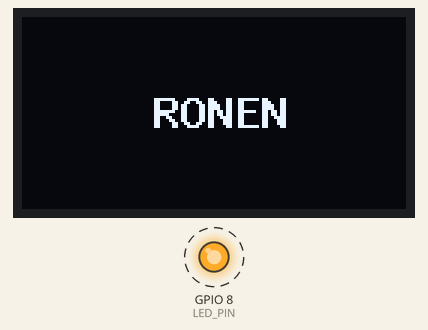
The program below on a simulated ESP32-C3. On the bench: 128×64 one-colour display, output pins drawn as LEDs (lit = HIGH). Dashed ring = blinking. What the program prints to the serial monitor is not drawn.

Above: at 0.1 s.
Timing chart, 0 to 130.0 s (numbered marks = the images above):
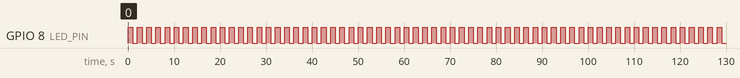

The program:

main.cpp
```cpp
// Bring-up test for this ESP32-C3 board (purple PCB, "ESP32-C3 SuperMini
// with 0.42in OLED" -- identified by web lookup, not guessed). Confirms
// the toolchain, USB-JTAG/serial link, flashing, the onboard LED, and the
// onboard OLED all work end-to-end. Not the synth firmware, see
// ../esp32_synth.
//
// LED: GPIO8, confirmed by this board's "IO8" silkscreen label and a
// working plain digitalWrite() blink. Plain on/off LED, not WS2812.
//
// OLED: this board's actual, sourced (not guessed) display config:
//   SSD1306-compatible controller, 0x3C, I2C on SDA=GPIO5 SCL=GPIO6.
//   Visible glass is 72x40, but the controller itself addresses a 128x64
//   RAM window and no dedicated 72x40 constructor exists in U8g2, so this
//   uses the standard community workaround: drive it as a 128x64 SSD1306
//   and offset every draw by (30, 12) -- ((128-72)/2, (64-40)/2) -- to
//   land content on the visible window.
// Source: github.com/peff74/ESP32-C3_OLED (working example for this exact
// board).

#include <Arduino.h>
#include <U8g2lib.h>

#define LED_PIN 8

#define OLED_SDA 5
#define OLED_SCL 6
#define OLED_VISIBLE_WIDTH 72
#define OLED_VISIBLE_HEIGHT 40
#define OLED_X_OFFSET 30 // (128 - 72) / 2
#define OLED_Y_OFFSET 12 // (64 - 40) / 2

U8G2_SSD1306_128X64_NONAME_F_HW_I2C u8g2(U8G2_R0, /* reset=*/U8X8_PIN_NONE, OLED_SCL, OLED_SDA);

void setup() {
  Serial.begin(115200);
  pinMode(LED_PIN, OUTPUT);

  u8g2.begin();
  u8g2.setBusClock(400000);
  u8g2.setContrast(255);
  u8g2.setFont(u8g2_font_9x15B_tr);

  const char *text = "RONEN";
  int textWidth = u8g2.getStrWidth(text);
  int x = OLED_X_OFFSET + (OLED_VISIBLE_WIDTH - textWidth) / 2;
  int y = OLED_Y_OFFSET + (OLED_VISIBLE_HEIGHT + u8g2.getAscent()) / 2;

  u8g2.clearBuffer();
  u8g2.drawStr(x, y, text);
  u8g2.sendBuffer();
}

void loop() {
  static uint32_t count = 0;
  digitalWrite(LED_PIN, HIGH);
  delay(1000);
  digitalWrite(LED_PIN, LOW);
  delay(1000);
  Serial.printf("alive: %lu\n", (unsigned long)count++);
}
```

Measured:
- by itself, GPIO 8 (LED_PIN): alternates HIGH for 1.0 s and LOW for 1.0 s
